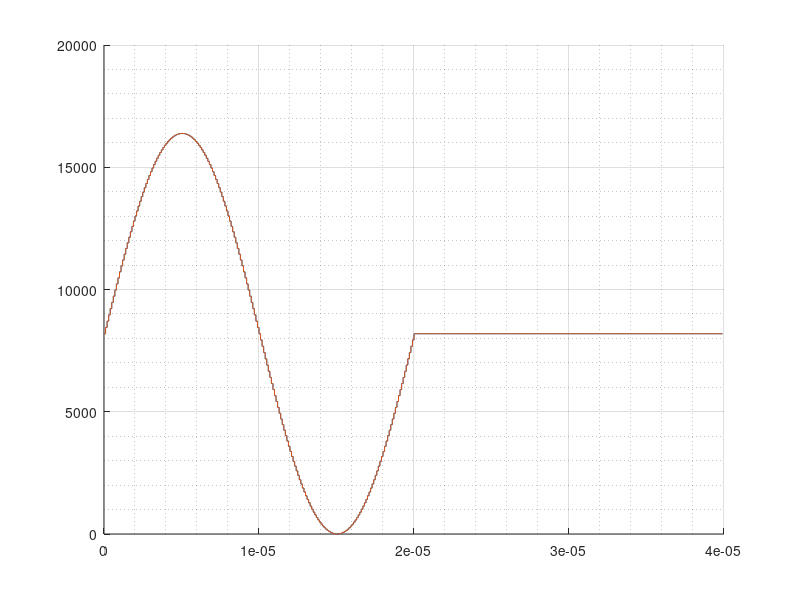
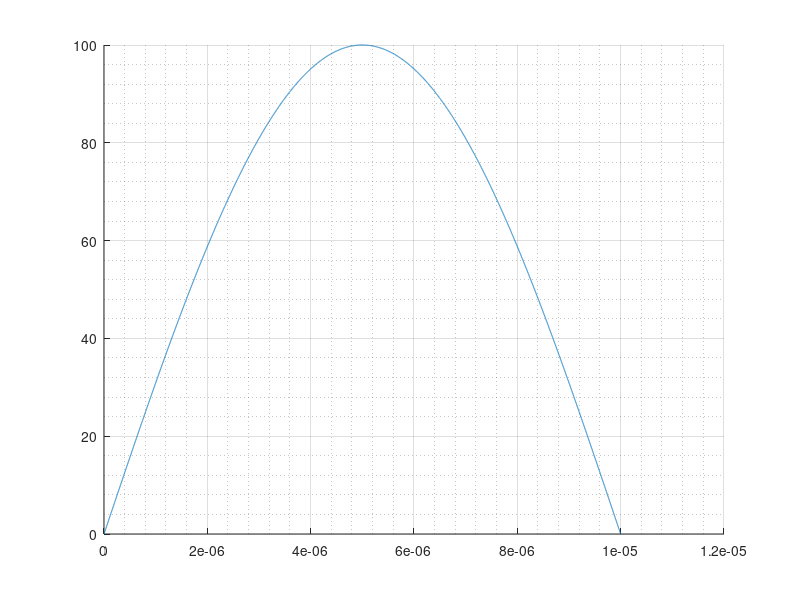

MATLAB code to generate these figures, in order: (Note: this script raises an error after producing the figures.)
%% INITIALIZE
clearvars
clc

time_scale = 1e-9; % (ns)

freq_sin = 50e3;
freq_ADC = 10e6;

nbit = 14;

var_A = 'SIGNAL_A';
var_B = 'SIGNAL_B';


%%
number_period = 1;
phase_A = 0;
phase_B = 0;

t = 0:inv(freq_ADC):number_period/freq_sin-inv(freq_ADC);

sign_A = sin(2*pi*freq_sin*t+phase_A);
sign_B = sin(2*pi*freq_sin*t+phase_B);

sign_A = [sign_A zeros(size(sign_A))];
sign_B = [sign_B zeros(size(sign_B))];
t = [t t+t(2)-t(1)+t(end)];

% binarize the signal

sign_A_b = (sign_A+1)/(abs(max(sign_A))+abs(min(sign_B)))*(2^nbit-1);
sign_B_b = (sign_B+1)/abs((max(sign_B))+abs(min(sign_B)))*(2^nbit-1);

A_b = dec2bin(sign_A_b,nbit);
B_b = dec2bin(sign_B_b,nbit);

tmp = (sign_A_b-8191).*(sign_B_b-8191)/8191;

A_sign = [repmat(['0b'],size(A_b,1),1) dec2bin(sign_A_b,14) repmat(['00s16'],size(A_b,1),1)];
B_sign = [repmat(['0b'],size(A_b,1),1) dec2bin(sign_A_b,14) repmat(['00s16'],size(B_b,1),1)];

A_tmp = bin2dec(A_sign);
B_tmp = bin2dec(B_sign);

figure(1), clf, hold on
    stairs(t,sign_A_b)
    stairs(t,sign_B_b)
%     stairs(t,A_tmp)
%     stairs(t,B_tmp)
%     stairs(t,tmp)
%     stairs(t,(tmp>0)*max(tmp))
    
    grid on
    grid minor



%% export to .v file

% _VariableName_ = _nbit_'b_bits_;

file_ID = fopen('sine_10MSPS_zero.v','w');

fprintf(file_ID,'// timing for creating two sin waves\n');
fprintf(file_ID,'// phase shift: A = %i, B = %i\n',phase_A*180/pi,phase_B*180/pi);
fprintf(file_ID,'// frequency waves: %i kHz\n',freq_sin/1e3);
fprintf(file_ID,'// frequency ADC: %i MSPS\n',freq_ADC/1e6);
fprintf(file_ID,'\n\n');

for i = 1:length(t)
    fprintf(file_ID,strcat(var_A,'%c=%c',num2str(nbit),'%cb',A_b(i,:),';\n'),32,32,39);
    fprintf(file_ID,strcat(var_B,'%c=%c',num2str(nbit),'%cb',B_b(i,:),';\n'),32,32,39);
    fprintf(file_ID,'#%i;\n',inv(freq_ADC*time_scale));

end

fclose(file_ID);

%% GENERATE running CODE SINE-COSINE

file_ID = fopen('sine_10MSPS_periodic_zero.v','w');

fprintf(file_ID,'// timing for creating two sin waves\n');
fprintf(file_ID,'// phase shift: A = %i, B = %i\n',phase_A*180/pi,phase_B*180/pi);
fprintf(file_ID,'// frequency waves: %i kHz\n',freq_sin/1e3);
fprintf(file_ID,'// frequency ADC: %i MSPS\n',freq_ADC/1e6);
fprintf(file_ID,'// number of samples: %i\n',length(A_b));
fprintf(file_ID,'\n\n');

fprintf(file_ID,'initial begin\n');
fprintf(file_ID,'\ti = 0;\n');

for i = 1:length(t)
    fprintf(file_ID,strcat('\t',var_A,'[',num2str(i-1),']','%c=%c',num2str(nbit),'%cb',A_b(i,:),';\n'),32,32,39);
    fprintf(file_ID,strcat('\t',var_B,'[',num2str(i-1),']','%c=%c',num2str(nbit),'%cb',B_b(i,:),';\n'),32,32,39);
end

fprintf(file_ID,'end\n');
fclose(file_ID);





%%
tt = 0:inv(freq_ADC*100):0.5/freq_sin;

figure(2); clf, hold on
    grid on
    grid minor
    plot(tt,sin(2*pi*freq_sin*tt)*100)
    yline(1)
    yline(2)
    yline(3)

    
%%
jump = (sign_A_b-8191-1966)*707-(sign_B_b-8191)*707;

figure(3); clf, hold on
    grid on
    grid minor
    stairs(0:length(t)-1,jump/max(abs(jump)))%*max((sign_B_b-8191)))
    stairs(0:length(t)-1,(jump<0))%*max((sign_B_b-8191)))
%     plot(0:length(t)-1,(sign_B_b-8191))
% ylim([-0.1,1.1])
% xlim([0,20])

%% sin approximation

% sin(pi*x/2) = 1/2(x^3-3x)

x = 0:0.01:2;
tb1 = sin(pi*x/2);
tb2 = -1/2*(x.^3-3*x);

figure(4), clf, hold on
plot(x,tb1,'r')
plot(x,tb2,'b')
grid on
grid minor
legend('sin','approx')


%% theta
theta  = 0:314;
stheta = round(sin(theta/100)*100);
ctheta = round(cos(theta/100)*100);
figure(5), clf, hold on

plot(theta/100,stheta,'-o','MarkerSize',2)
plot(theta/100,ctheta,'-o','MarkerSize',2)
grid on
grid minor



    
    
